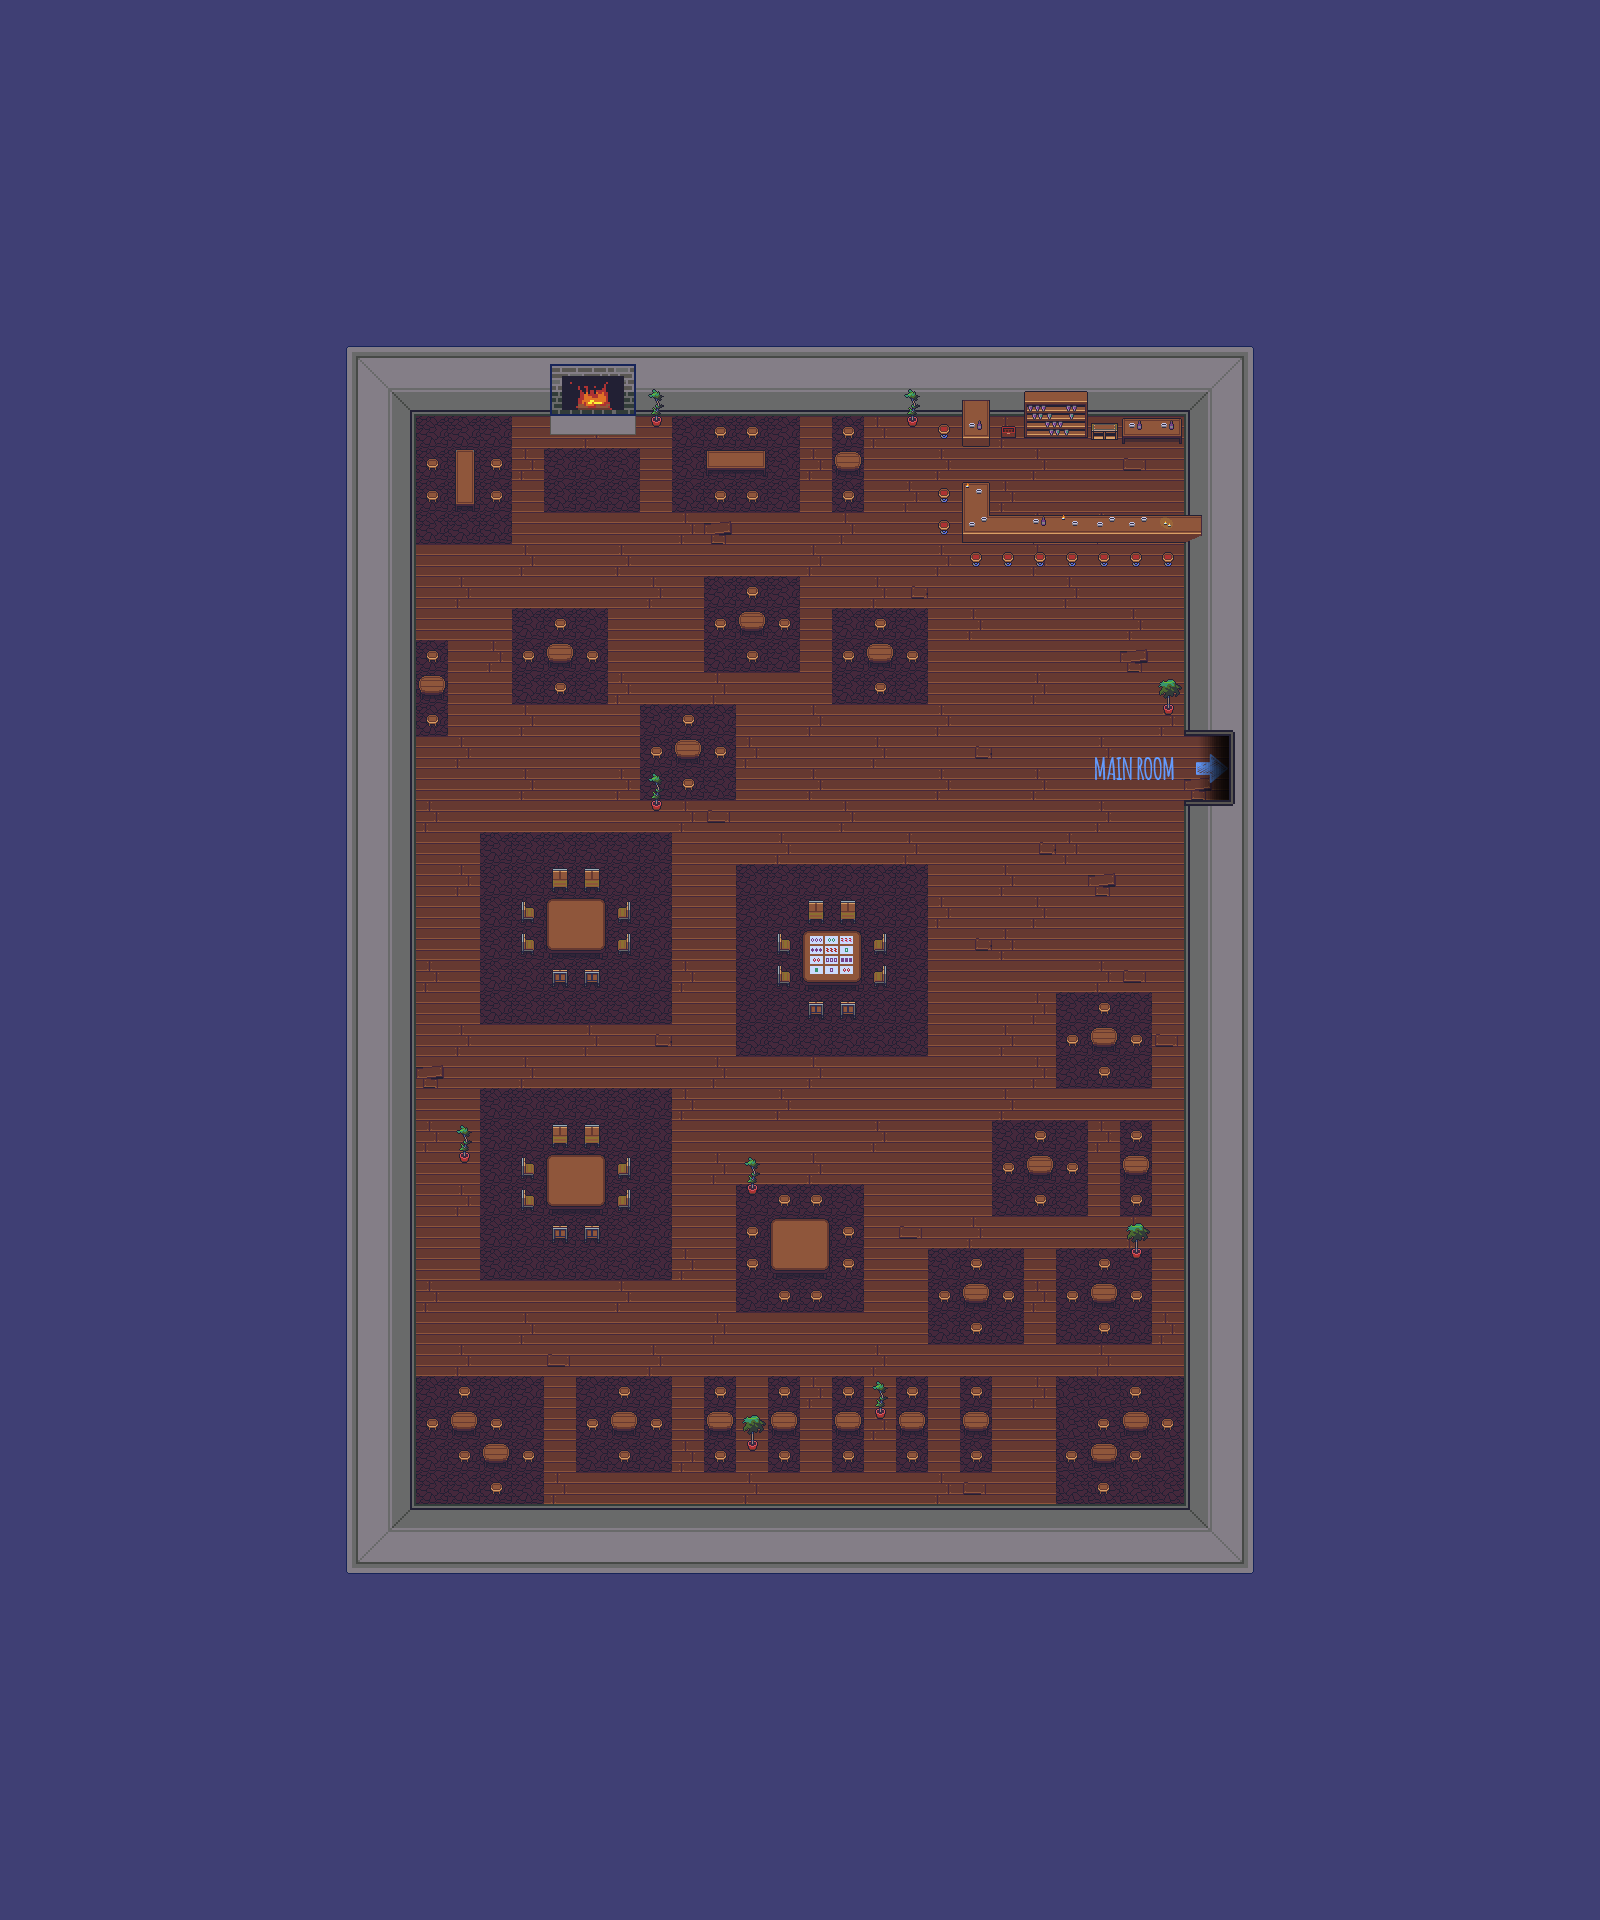

Rendered tile map (Tiled .tmx) drawn with the repository's tilesets; below, a short description and the map source with its tile grids summarised:
An orthogonal 50x60 tile map with 32x32 px tiles, 11 tile layers (Background, Ground, Ground 2, Chalk, ...), 4 tilesets.

<map version="1.4" tiledversion="1.4.2" orientation="orthogonal" renderorder="right-down" width="50" height="60" tilewidth="32" tileheight="32" infinite="0" nextlayerid="20" nextobjectid="1">
 <tileset firstgid="1" source="../../tilesets/Gather Games 0.x.tsx" />
 <tileset firstgid="929" source="../../tilesets/Gather Conference 0.x.tsx" />
 <tileset firstgid="1953" source="../../tilesets/Gather University 0.x.tsx" />
 <tileset firstgid="2417" source="Chalk.tsx" />
 <layer id="1" name="Background" width="50" height="60">
  <data>[3000 cells, 3000 non-empty, 1 distinct tile ids]</data>
 </layer>
 <layer id="10" name="Ground" width="50" height="60">
  <data>[3000 cells, 1064 non-empty, 6 distinct tile ids]</data>
 </layer>
 <layer id="11" name="Ground 2" width="50" height="60">
  <data>[3000 cells, 291 non-empty, 2 distinct tile ids]</data>
 </layer>
 <layer id="19" name="Chalk" width="50" height="60">
  <data>[3000 cells, 10 non-empty, 10 distinct tile ids]</data>
 </layer>
 <layer id="14" name="Shadow" width="50" height="60">
  <data>[3000 cells, 8 non-empty, 2 distinct tile ids]</data>
 </layer>
 <layer id="9" name="Walls" width="50" height="60">
  <data>[3000 cells, 384 non-empty, 27 distinct tile ids]</data>
 </layer>
 <layer id="15" name="Walls 2" width="50" height="60">
  <data>[3000 cells, 9 non-empty, 9 distinct tile ids]</data>
 </layer>
 <layer id="12" name="L1" width="50" height="60">
  <data>[3000 cells, 186 non-empty, 23 distinct tile ids]</data>
 </layer>
 <layer id="16" name="Tile Layer 9" width="50" height="60">
  <data>[3000 cells, 0 non-empty, 0 distinct tile ids]</data>
 </layer>
 <layer id="13" name="L2" width="50" height="60">
  <data>[3000 cells, 20 non-empty, 14 distinct tile ids]</data>
 </layer>
 <layer id="17" name="Foreground" width="50" height="60">
  <data>[3000 cells, 9 non-empty, 2 distinct tile ids]</data>
 </layer>
</map>
